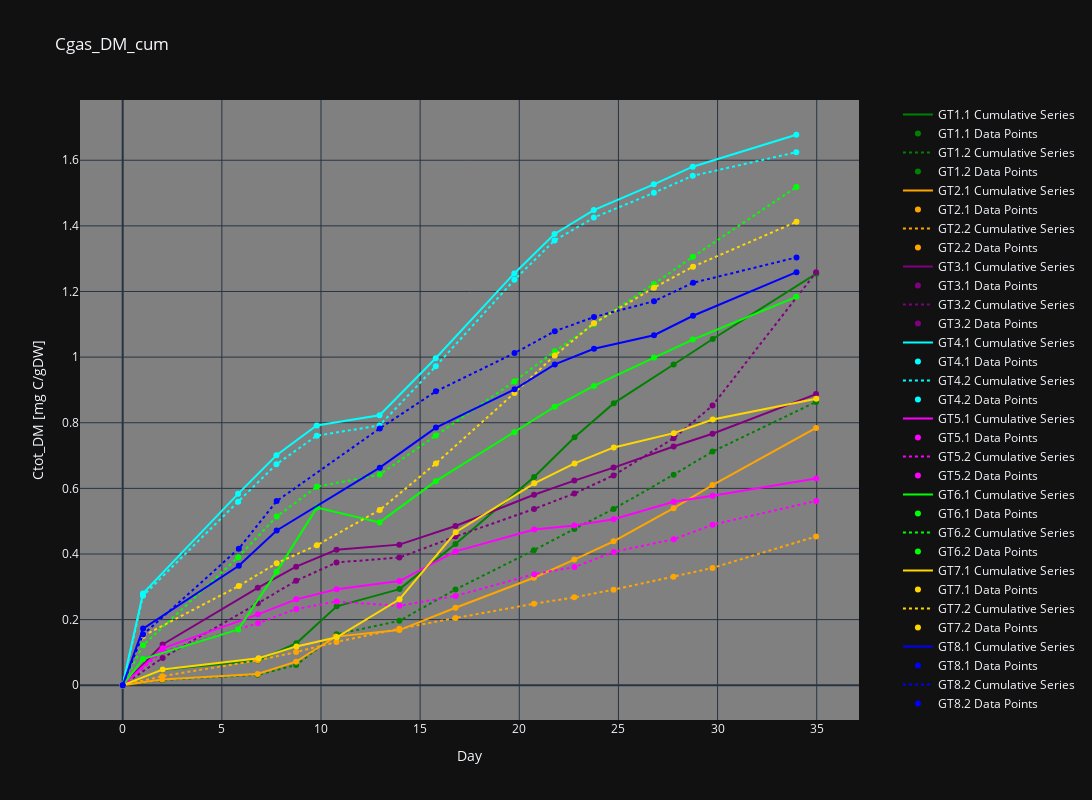

This figure's notebook cell:
### Markdown cell above
## Results

### Code cell
import plotly.graph_objects as go

colors = ['green', "green", 'orange', 'orange', 'purple', 'purple', 'cyan', 'cyan',
          'magenta', 'magenta', 'lime', 'lime', 'gold', 'gold', 'blue', 'blue']
line_styles = ["solid", "dot", "solid", "dot", "solid", "dot", "solid", "dot", "solid", "dot", "solid", "dot", "solid", "dot", "solid", "dot"]

fig = go.Figure()

# Modify the layout with the desired figure size
fig.update_layout(
    width=15*80,  # 80 pixels per unit width
    height=10*80,  # 80 pixels per unit height
)

for color, sheet_name, line_style in zip(colors, sheet_names[1:], line_styles):
    df = dict_data_frames[sheet_name]

    # Drop the rows where 'CumulativeColumn' is NaN
    df_dropped = df.dropna(subset=["Cgas_DM_cum"])

    # Plot the line
    fig.add_trace(go.Scatter(
        x=df_dropped['Day'],
        y=df_dropped['Cgas_DM_cum'],
        mode='lines',
        line=dict(color=color, dash=line_style),
        name=f'{sheet_name} Cumulative Series'
    ))

    # Plot the data points
    fig.add_trace(go.Scatter(
        x=df_dropped['Day'],
        y=df_dropped['Cgas_DM_cum'],
        mode='markers',
        marker=dict(color=color),
        name=f'{sheet_name} Data Points'
    ))

fig.update_layout(
    title='Cgas_DM_cum',
    xaxis=dict(title='Day'),
    yaxis=dict(title='Ctot_DM [mg C/gDW]'),
    legend=dict(x=1.05, y=1, orientation='v'),
    showlegend=True,
    plot_bgcolor='grey'  # Set the plot background color to white
)


fig.show()

### Figure 1 — Plotly figure (JSON) as saved in the notebook; plotly's stock layout.template omitted (floating-point values rounded to 4 significant figures)
{"data": [{"line": {"color": "green", "dash": "solid"}, "mode": "lines", "name": "GT1.1 Cumulative Series", "x": [0.0, 2.0, 6.818, 8.757, 10.79, 13.96, 16.78, 20.75, 22.79, 24.77, 27.78, 29.76, 34.98], "y": [0.0, 0.04751, 0.07531, 0.1279, 0.2405, 0.293, 0.4303, 0.6346, 0.7557, 0.8597, 0.9774, 1.055, 1.254], "type": "scatter"}, {"marker": {"color": "green"}, "mode": "markers", "name": "GT1.1 Data Points", "x": [0.0, 2.0, 6.818, 8.757, 10.79, 13.96, 16.78, 20.75, 22.79, 24.77, 27.78, 29.76, 34.98], "y": [0.0, 0.04751, 0.07531, 0.1279, 0.2405, 0.293, 0.4303, 0.6346, 0.7557, 0.8597, 0.9774, 1.055, 1.254], "type": "scatter"}, {"line": {"color": "green", "dash": "dot"}, "mode": "lines", "name": "GT1.2 Cumulative Series", "x": [0.0, 1.99, 6.806, 8.745, 10.78, 13.95, 16.78, 20.74, 22.77, 24.76, 27.78, 29.74, 34.97], "y": [0.0, 0.01603, 0.0317, 0.06161, 0.1551, 0.1962, 0.2919, 0.4117, 0.4761, 0.5371, 0.6418, 0.712, 0.8635], "type": "scatter"}, {"marker": {"color": "green"}, "mode": "markers", "name": "GT1.2 Data Points", "x": [0.0, 1.99, 6.806, 8.745, 10.78, 13.95, 16.78, 20.74, 22.77, 24.76, 27.78, 29.74, 34.97], "y": [0.0, 0.01603, 0.0317, 0.06161, 0.1551, 0.1962, 0.2919, 0.4117, 0.4761, 0.5371, 0.6418, 0.712, 0.8635], "type": "scatter"}, {"line": {"color": "orange", "dash": "solid"}, "mode": "lines", "name": "GT2.1 Cumulative Series", "x": [0.0, 1.991, 6.806, 8.744, 10.74, 13.95, 16.78, 20.74, 22.77, 24.75, 27.78, 29.74, 34.97], "y": [0.0, 0.0177, 0.03421, 0.07197, 0.1482, 0.1682, 0.236, 0.3277, 0.3829, 0.4386, 0.5396, 0.61, 0.784], "type": "scatter"}, {"marker": {"color": "orange"}, "mode": "markers", "name": "GT2.1 Data Points", "x": [0.0, 1.991, 6.806, 8.744, 10.74, 13.95, 16.78, 20.74, 22.77, 24.75, 27.78, 29.74, 34.97], "y": [0.0, 0.0177, 0.03421, 0.07197, 0.1482, 0.1682, 0.236, 0.3277, 0.3829, 0.4386, 0.5396, 0.61, 0.784], "type": "scatter"}, {"line": {"color": "orange", "dash": "dot"}, "mode": "lines", "name": "GT2.2 Cumulative Series", "x": [0.0, 1.992, 6.812, 8.744, 10.78, 13.95, 16.78, 20.74, 22.77, 24.75, 27.78, 29.74, 34.96], "y": [0.0, 0.02732, 0.07603, 0.101, 0.132, 0.1723, 0.2049, 0.2484, 0.2678, 0.2914, 0.331, 0.3577, 0.4535], "type": "scatter"}, {"marker": {"color": "orange"}, "mode": "markers", "name": "GT2.2 Data Points", "x": [0.0, 1.992, 6.812, 8.744, 10.78, 13.95, 16.78, 20.74, 22.77, 24.75, 27.78, 29.74, 34.96], "y": [0.0, 0.02732, 0.07603, 0.101, 0.132, 0.1723, 0.2049, 0.2484, 0.2678, 0.2914, 0.331, 0.3577, 0.4535], "type": "scatter"}, {"line": {"color": "purple", "dash": "solid"}, "mode": "lines", "name": "GT3.1 Cumulative Series", "x": [0.0, 2.012, 6.812, 8.745, 10.78, 13.95, 16.78, 20.74, 22.78, 24.75, 27.78, 29.74, 34.97], "y": [0.0, 0.1244, 0.297, 0.3613, 0.413, 0.4285, 0.4854, 0.5806, 0.6237, 0.6633, 0.7278, 0.7663, 0.8874], "type": "scatter"}, {"marker": {"color": "purple"}, "mode": "markers", "name": "GT3.1 Data Points", "x": [0.0, 2.012, 6.812, 8.745, 10.78, 13.95, 16.78, 20.74, 22.78, 24.75, 27.78, 29.74, 34.97], "y": [0.0, 0.1244, 0.297, 0.3613, 0.413, 0.4285, 0.4854, 0.5806, 0.6237, 0.6633, 0.7278, 0.7663, 0.8874], "type": "scatter"}, {"line": {"color": "purple", "dash": "dot"}, "mode": "lines", "name": "GT3.2 Cumulative Series", "x": [0.0, 2.013, 6.813, 8.747, 10.78, 13.95, 16.78, 20.74, 22.78, 24.76, 27.78, 29.75, 34.97], "y": [0.0, 0.0834, 0.2495, 0.3185, 0.3743, 0.3892, 0.453, 0.5373, 0.5842, 0.6396, 0.7527, 0.8522, 1.258], "type": "scatter"}, {"marker": {"color": "purple"}, "mode": "markers", "name": "GT3.2 Data Points", "x": [0.0, 2.013, 6.813, 8.747, 10.78, 13.95, 16.78, 20.74, 22.78, 24.76, 27.78, 29.75, 34.97], "y": [0.0, 0.0834, 0.2495, 0.3185, 0.3743, 0.3892, 0.453, 0.5373, 0.5842, 0.6396, 0.7527, 0.8522, 1.258], "type": "scatter"}, {"line": {"color": "cyan", "dash": "solid"}, "mode": "lines", "name": "GT4.1 Cumulative Series", "x": [0.0, 1.022, 5.819, 7.753, 9.785, 12.95, 15.78, 19.75, 21.78, 23.76, 26.78, 28.75, 33.97], "y": [0.0, 0.2799, 0.5833, 0.7008, 0.7916, 0.8226, 0.9965, 1.255, 1.375, 1.448, 1.527, 1.58, 1.678], "type": "scatter"}, {"marker": {"color": "cyan"}, "mode": "markers", "name": "GT4.1 Data Points", "x": [0.0, 1.022, 5.819, 7.753, 9.785, 12.95, 15.78, 19.75, 21.78, 23.76, 26.78, 28.75, 33.97], "y": [0.0, 0.2799, 0.5833, 0.7008, 0.7916, 0.8226, 0.9965, 1.255, 1.375, 1.448, 1.527, 1.58, 1.678], "type": "scatter"}, {"line": {"color": "cyan", "dash": "dot"}, "mode": "lines", "name": "GT4.2 Cumulative Series", "x": [0.0, 1.024, 5.82, 7.754, 9.785, 12.95, 15.79, 19.75, 21.78, 23.76, 26.79, 28.75, 33.97], "y": [0.0, 0.2726, 0.5596, 0.6735, 0.7606, 0.7917, 0.9721, 1.235, 1.356, 1.425, 1.501, 1.553, 1.624], "type": "scatter"}, {"marker": {"color": "cyan"}, "mode": "markers", "name": "GT4.2 Data Points", "x": [0.0, 1.024, 5.82, 7.754, 9.785, 12.95, 15.79, 19.75, 21.78, 23.76, 26.79, 28.75, 33.97], "y": [0.0, 0.2726, 0.5596, 0.6735, 0.7606, 0.7917, 0.9721, 1.235, 1.356, 1.425, 1.501, 1.553, 1.624], "type": "scatter"}, {"line": {"color": "magenta", "dash": "solid"}, "mode": "lines", "name": "GT5.1 Cumulative Series", "x": [0.0, 2.013, 6.82, 8.754, 10.79, 13.96, 16.79, 20.75, 22.78, 24.76, 27.79, 29.75, 34.97], "y": [0.0, 0.1125, 0.216, 0.2618, 0.2925, 0.3175, 0.408, 0.4748, 0.4869, 0.5062, 0.5592, 0.5777, 0.6301], "type": "scatter"}, {"marker": {"color": "magenta"}, "mode": "markers", "name": "GT5.1 Data Points", "x": [0.0, 2.013, 6.82, 8.754, 10.79, 13.96, 16.79, 20.75, 22.78, 24.76, 27.79, 29.75, 34.97], "y": [0.0, 0.1125, 0.216, 0.2618, 0.2925, 0.3175, 0.408, 0.4748, 0.4869, 0.5062, 0.5592, 0.5777, 0.6301], "type": "scatter"}, {"line": {"color": "magenta", "dash": "dot"}, "mode": "lines", "name": "GT5.2 Cumulative Series", "x": [0.0, 2.015, 6.822, 8.756, 10.79, 13.96, 16.79, 20.75, 22.78, 24.76, 27.79, 29.75, 34.97], "y": [0.0, 0.103, 0.1889, 0.2326, 0.2551, 0.2422, 0.2723, 0.3386, 0.3601, 0.4063, 0.4449, 0.4893, 0.5618], "type": "scatter"}, {"marker": {"color": "magenta"}, "mode": "markers", "name": "GT5.2 Data Points", "x": [0.0, 2.015, 6.822, 8.756, 10.79, 13.96, 16.79, 20.75, 22.78, 24.76, 27.79, 29.75, 34.97], "y": [0.0, 0.103, 0.1889, 0.2326, 0.2551, 0.2422, 0.2723, 0.3386, 0.3601, 0.4063, 0.4449, 0.4893, 0.5618], "type": "scatter"}, {"line": {"color": "lime", "dash": "solid"}, "mode": "lines", "name": "GT6.1 Cumulative Series", "x": [0.0, 1.023, 5.824, 7.76, 9.791, 12.96, 15.79, 19.75, 21.78, 23.76, 26.79, 28.75, 33.97], "y": [0.0, 0.07966, 0.1701, 0.3456, 0.5413, 0.4962, 0.6219, 0.7709, 0.8487, 0.9121, 0.9992, 1.053, 1.184], "type": "scatter"}, {"marker": {"color": "lime"}, "mode": "markers", "name": "GT6.1 Data Points", "x": [0.0, 1.023, 5.824, 7.76, 9.791, 12.96, 15.79, 19.75, 21.78, 23.76, 26.79, 28.75, 33.97], "y": [0.0, 0.07966, 0.1701, 0.3456, 0.5413, 0.4962, 0.6219, 0.7709, 0.8487, 0.9121, 0.9992, 1.053, 1.184], "type": "scatter"}, {"line": {"color": "lime", "dash": "dot"}, "mode": "lines", "name": "GT6.2 Cumulative Series", "x": [0.0, 1.026, 5.825, 7.762, 9.794, 12.96, 15.79, 19.75, 21.79, 23.77, 26.79, 28.76, 33.98], "y": [0.0, 0.1218, 0.3903, 0.514, 0.605, 0.6419, 0.7609, 0.9261, 1.018, 1.101, 1.223, 1.306, 1.518], "type": "scatter"}, {"marker": {"color": "lime"}, "mode": "markers", "name": "GT6.2 Data Points", "x": [0.0, 1.026, 5.825, 7.762, 9.794, 12.96, 15.79, 19.75, 21.79, 23.77, 26.79, 28.76, 33.98], "y": [0.0, 0.1218, 0.3903, 0.514, 0.605, 0.6419, 0.7609, 0.9261, 1.018, 1.101, 1.223, 1.306, 1.518], "type": "scatter"}, {"line": {"color": "gold", "dash": "solid"}, "mode": "lines", "name": "GT7.1 Cumulative Series", "x": [0.0, 2.015, 6.854, 8.763, 10.8, 13.96, 16.79, 20.76, 22.79, 24.77, 27.79, 29.76, 34.98], "y": [0.0, 0.0479, 0.08237, 0.1184, 0.1463, 0.2618, 0.4662, 0.6153, 0.6761, 0.7248, 0.7684, 0.8099, 0.8731], "type": "scatter"}, {"marker": {"color": "gold"}, "mode": "markers", "name": "GT7.1 Data Points", "x": [0.0, 2.015, 6.854, 8.763, 10.8, 13.96, 16.79, 20.76, 22.79, 24.77, 27.79, 29.76, 34.98], "y": [0.0, 0.0479, 0.08237, 0.1184, 0.1463, 0.2618, 0.4662, 0.6153, 0.6761, 0.7248, 0.7684, 0.8099, 0.8731], "type": "scatter"}, {"line": {"color": "gold", "dash": "dot"}, "mode": "lines", "name": "GT7.2 Cumulative Series", "x": [0.0, 1.026, 5.854, 7.764, 9.795, 12.96, 15.8, 19.76, 21.79, 23.77, 26.79, 28.76, 33.98], "y": [0.0, 0.1505, 0.3024, 0.3719, 0.4269, 0.5341, 0.6761, 0.8909, 1.005, 1.103, 1.211, 1.276, 1.412], "type": "scatter"}, {"marker": {"color": "gold"}, "mode": "markers", "name": "GT7.2 Data Points", "x": [0.0, 1.026, 5.854, 7.764, 9.795, 12.96, 15.8, 19.76, 21.79, 23.77, 26.79, 28.76, 33.98], "y": [0.0, 0.1505, 0.3024, 0.3719, 0.4269, 0.5341, 0.6761, 0.8909, 1.005, 1.103, 1.211, 1.276, 1.412], "type": "scatter"}, {"line": {"color": "blue", "dash": "solid"}, "mode": "lines", "name": "GT8.1 Cumulative Series", "x": [0.0, 1.028, 5.856, 7.765, 12.97, 15.8, 19.76, 21.79, 23.77, 26.8, 28.76, 33.98], "y": [0.0, 0.1726, 0.3641, 0.4715, 0.6631, 0.7852, 0.9018, 0.9778, 1.026, 1.067, 1.126, 1.259], "type": "scatter"}, {"marker": {"color": "blue"}, "mode": "markers", "name": "GT8.1 Data Points", "x": [0.0, 1.028, 5.856, 7.765, 12.97, 15.8, 19.76, 21.79, 23.77, 26.8, 28.76, 33.98], "y": [0.0, 0.1726, 0.3641, 0.4715, 0.6631, 0.7852, 0.9018, 0.9778, 1.026, 1.067, 1.126, 1.259], "type": "scatter"}, {"line": {"color": "blue", "dash": "dot"}, "mode": "lines", "name": "GT8.2 Cumulative Series", "x": [0.0, 1.028, 5.856, 7.765, 12.97, 15.8, 19.76, 21.79, 23.77, 26.8, 28.77, 33.98], "y": [0.0, 0.1546, 0.4162, 0.5614, 0.7828, 0.8957, 1.012, 1.079, 1.122, 1.17, 1.227, 1.304], "type": "scatter"}, {"marker": {"color": "blue"}, "mode": "markers", "name": "GT8.2 Data Points", "x": [0.0, 1.028, 5.856, 7.765, 12.97, 15.8, 19.76, 21.79, 23.77, 26.8, 28.77, 33.98], "y": [0.0, 0.1546, 0.4162, 0.5614, 0.7828, 0.8957, 1.012, 1.079, 1.122, 1.17, 1.227, 1.304], "type": "scatter"}], "layout": {"width": 1200, "height": 800, "legend": {"x": 1.05, "y": 1, "orientation": "v"}, "title": {"text": "Cgas_DM_cum"}, "xaxis": {"title": {"text": "Day"}}, "yaxis": {"title": {"text": "Ctot_DM [mg C/gDW]"}}, "showlegend": true, "plot_bgcolor": "grey"}}
